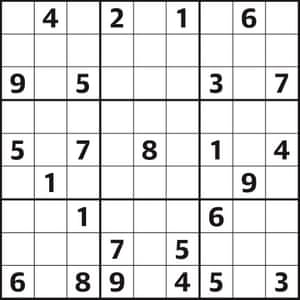
#> input picture sudoku.jpg, 300 x 300 px
$ jupyter execute --allow-errors 'Sudoku Solver.ipynb'
#> lines starting #> are read from the running program, lines starting #| are printed output that depends on the picture; after the words box and inside, x2 and y2 are one past the last pixel; in counts of white or black regions, pixels touching at a corner belong together
### solver.py
#!/usr/bin/env python
# coding: utf-8

# In[1]:


def cross(A, B):
    return [a+b for a in A for b in B]

rows = 'ABCDEFGHI'
cols = '123456789'
digits = cols
squares = cross(rows, cols)
unitlist = ([cross(rows, c) for c in cols] +
            [cross(r, cols) for r in rows] +
            [cross(rs, cs) for rs in ('ABC', 'DEF', 'GHI') for cs in ('123','456','789')]
           )
units = dict((s, [u for u in unitlist if s in u])
             for s in squares)
peers = dict((s, set(sum(units[s],[]))-set([s]))
             for s in squares)


# In[2]:


# [12 lines left out: function test, not called in this run]


# In[3]:


def parse_grid(grid):
    """Convert grid to a dict of possible values, {square: digits}, or
    return False if a contradiction is detected."""
    ## To start, every square can be any digit; then assign values from the grid.
    values = dict((s, digits) for s in squares)
    for s,d in grid_values(grid).items():
        if d in digits and not assign(values, s, d):
            return False ## (Fail if we can't assign d to square s.)
    return values

def grid_values(grid):
    "Convert grid into a dict of {square: char} with '0' or '.' for empties."
    chars = [c for c in grid if c in digits or c in '0.']
    assert len(chars) == 81
    return dict(zip(squares, chars))


# In[4]:


def assign(values, s, d):
    """Eliminate all the other values (except d) from values[s] and propagate.
    Return values, except return False if a contradiction is detected."""
    other_values = values[s].replace(d, '')
    if all(eliminate(values, s, d2) for d2 in other_values):
        return values
    else:
        return False


# In[5]:


def eliminate(values, s, d):
    """Eliminate d from values[s]; propagate when values or places <= 2.
    Return values, except return False if a contradiction is detected."""
    if d not in values[s]:
        return values ## Already eliminated
    values[s] = values[s].replace(d,'')
    ## (1) If a square s is reduced to one value d2, then eliminate d2 from the peers.
    if len(values[s]) == 0:
        return False ## Contradiction: removed last value
    elif len(values[s]) == 1:
        d2 = values[s]
        if not all(eliminate(values, s2, d2) for s2 in peers[s]):
            return False
    ## (2) If a unit u is reduced to only one place for a value d, then put it there.
    for u in units[s]:
        dplaces = [s for s in u if d in values[s]]
        if len(dplaces) == 0:
            return False ## Contradiction: no place for this value
        elif len(dplaces) == 1:
            # d can only be in one place in unit; assign it there
            if not assign(values, dplaces[0], d):
                return False
    return values


# In[6]:


# [9 lines left out: function display, not called in this run]


# In[7]:


def solve(grid): return search(parse_grid(grid))

def search(values):
    "Using depth-first search and propagation, try all possible values."
    if values is False:
        return False ## Failed earlier
    if all(len(values[s]) == 1 for s in squares):
        return values ## Solved!
    ## Chose the unfilled square s with the fewest possibilities
    n,s = min((len(values[s]), s) for s in squares if len(values[s]) > 1)
    return some(search(assign(values.copy(), s, d))
            for d in values[s])

# [5 lines left out: function some, not called in this run]


# In[10]:


hard1= '.....6....59.....82....8....45........3........6..3.54...325..6..................'
grid1 = '003020600900305001001806400008102900700000008006708200002609500800203009005010300'


# In[12]:


parse_grid(grid1)


# In[ ]:

### Sudoku Solver.ipynb
[cell 1]
import cv2
import numpy as np
import matplotlib.pyplot as plt
from solver import *
import tensorflow as tf
from tensorflow import keras

[cell 2]
image = cv2.imread('sudoku.jpg')
#> image is the input picture: shape (300, 300, 3); mean B, G, R 225.2, 225.1, 225.2
gray_image = cv2.cvtColor(image,cv2.COLOR_BGR2GRAY)
plt.imshow(image)

[cell 3]
blur_image = cv2.GaussianBlur(gray_image,(9,9),0)
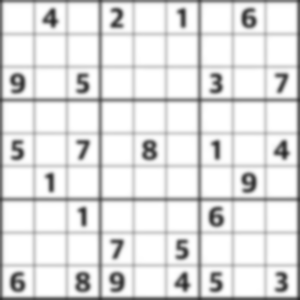
#> blur_image: shape (300, 300); min 42, max 255, mean 225.7
plt.imshow(blur_image, cmap='gray')

[cell 4]
thresh = cv2.adaptiveThreshold(blur_image,255, cv2.ADAPTIVE_THRESH_GAUSSIAN_C, cv2.THRESH_BINARY, 11 , 2)
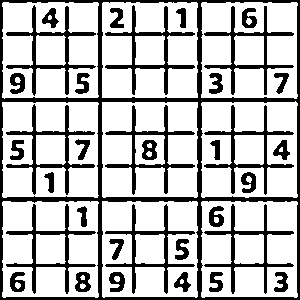
#> thresh: shape (300, 300); 73.8% white; 35 black regions, largest, box (x1, y1, x2, y2) and area: (0, 0, 300, 300) 8301, (6, 5, 96, 96) 1260, (105, 5, 195, 95) 1258
plt.imshow(thresh, cmap='gray')

[cell 5]
binary_image = cv2.bitwise_not(thresh,thresh)
#> binary_image: shape (300, 300); 26.2% white; 35 white regions
plt.imshow(binary_image, cmap = 'gray')

[cell 6]
#kernel = np.array([[1., 1., 1.], [1., 1., 1.], [1., 1., 1.]])
kernel = np.ones((1,1), np.uint8)
dilated_image = cv2.dilate(binary_image, kernel)
plt.imshow(dilated_image, cmap = 'gray')

[cell 7]
line_image = dilated_image
temp = image
minLineLength = 100
maxLineGap = 10
lines = cv2.HoughLinesP(line_image,1,np.pi/180,100,minLineLength,maxLineGap)
#> lines = 225 rows, first 6: [133, 194, 133, 105], [0, 198, 299, 198], [204, 66, 293, 66], [0, 298, 299, 298], [198, 297, 198, 199], [6, 265, 95, 265]
#for line in lines:
#    for x1,y1,x2,y2 in line:
        #cv2.line(temp,(x1,y1),(x2,y2),(0,255,0),1)

[cell 8]
'''cv2.imshow('',temp)
cv2.waitKey()
cv2.destroyAllWindows()'''

[cell 9]
contours, hierarchy = cv2.findContours(line_image,cv2.RETR_TREE,cv2.CHAIN_APPROX_SIMPLE)
#> contours = 66 contours; largest, box (x1, y1, x2, y2) and area: (0, 0, 300, 300) 89401, (200, 200, 299, 299) 9302, (1, 200, 100, 299) 9294, (101, 1, 199, 99) 9283, (200, 1, 299, 100) 9277
#contour_image = cv2.drawContours(image, contours, -1, (0,255,0), 1)

[cell 10]
area = -1
for i in range(len(contours)):
    if cv2.contourArea(contours[i])>area:
        area = cv2.contourArea(contours[i])
        index = i
#> this loop made 66 passes
#> (area, index) on pass 1: (89401, 0)
#> after the loop, area = 89401; index = 0
        #print('area:',area)
        #print('index:',i)
max_area = area
#> max_area = 89401
len(contours[index])
#> Out = 4

[cell 11]
temp2 = image
#contour_image = cv2.drawContours(temp2,[contours[index]],0, (0,0,255),2)
'''cv2.imshow('',contour_image)
cv2.waitKey()
cv2.destroyAllWindows()'''

[cell 12]
cnt = contours[index]
#> cnt = [[0, 0], [0, 299], [299, 299], [299, 0]]
epsilon = 0.1*cv2.arcLength(cnt,True)
#> epsilon = 119.6
approx = cv2.approxPolyDP(cnt,epsilon,True)
#> approx = [[0, 0], [0, 299], [299, 299], [299, 0]]

[cell 13]
def warp_coord(pts1):
    pts2 = [[0,0],[0,297],[297,0],[297,297]]
    ref = np.amax(pts1)//2
    pts1 = list(pts1)
    for i in range(len(pts1)):
        if pts1[i][0] < ref:
            if pts1[i][1] < ref:
                print('Top left coordinate:',pts1[i])
                pts2[i] = [0 , 0]
            elif pts1[i][1] > ref:
                print('Bottom left coordinate:',pts1[i])
                pts2[i] = [0, 297]
        elif pts1[i][0] > ref:
            if pts1[i][1] < ref:
                print('Top right coordinate:',pts1[i])
                pts2[i] = [297, 0]
            elif pts1[i][1] > ref:
                print('Bottom right coordinate:',pts1[i])
                pts2[i] = [297, 297]
    return np.float32(pts2)

[cell 14]
pts1 = np.float32(approx.reshape(4,2))
#> pts1 = [[0, 0], [0, 299], [299, 299], [299, 0]]
pts2 = warp_coord(pts1)
#> in warp_coord, `ref = np.amax(pts1)//2`: ref = 149
#> in warp_coord, `pts1 = list(pts1)`: pts1 = [[0, 0], [0, 299], [299, 299], [299, 0]]
#> the loop in warp_coord, `for i in range(len(pts1)):` made 4 passes
#| Top left coordinate: [0. 0.]
#| Bottom left coordinate: [  0. 299.]
#| Bottom right coordinate: [299. 299.]
#| Top right coordinate: [299.   0.]
#> after the loop in warp_coord, `for i in range(len(pts1)):`: pts2 = [[0, 0], [0, 297], [297, 297], [297, 0]]
#> pts2 = [[0, 0], [0, 297], [297, 297], [297, 0]]

[cell 15]
M = cv2.getPerspectiveTransform(pts1,pts2)
#> M = [[0.993, 0, 0], [0, 0.993, 0], [0, 0, 1]]
dst = cv2.warpPerspective(dilated_image, M,(297,297))
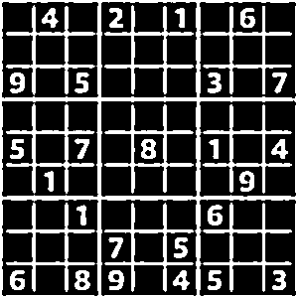
#> dst: shape (297, 297); min 0, max 255, mean 65.6
plt.subplot(121),plt.imshow(binary_image,cmap='gray'),plt.title('Input')
plt.subplot(122),plt.imshow(dst,cmap='gray'),plt.title('Output')
plt.show()
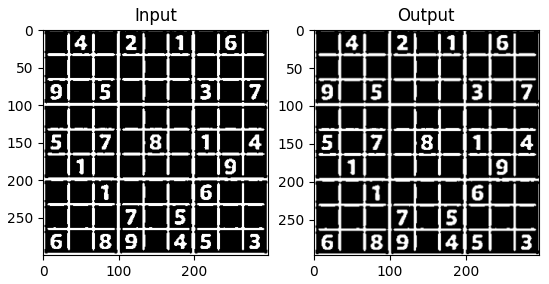
#> figure drawn by matplotlib, 2 panels

[cell 16]
x_size, y_size = 33, 33
number_images = []
for y in range(1,10):
    for x in range(1,10):
        number_images.append(dst[(y-1)*y_size:y*y_size,(x-1)*x_size:x*x_size])
#> after the loop, number_images = 81 items

[cell 17]
for i in range(81):
    plt.subplot(9,9,i+1), plt.imshow(number_images[i],cmap='gray')
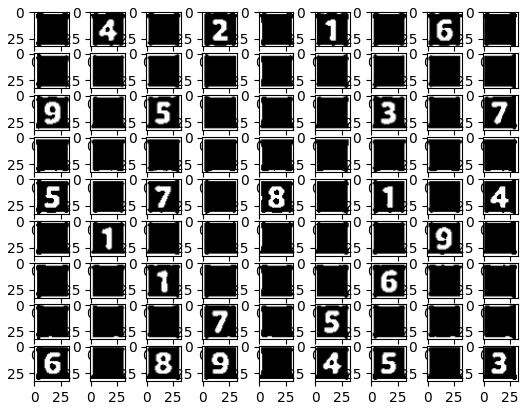
#> figure drawn by matplotlib, 81 panels

[cell 18]
num_list = []
for i in range(81):
    if np.var(number_images[i][10:23,10:23]) > 10000:
        plt.subplot(9,9,i+1), plt.imshow(number_images[i],cmap='gray')
        num_list.append(i)
#> after the loop, num_list = 25 values from 1 to 80

[cell 19]
for i in range(81):
    if np.var(number_images[i][10:23,10:23]) > 10000:
        plt.subplot(9,9,i+1), plt.imshow(number_images[i][3:30,3:30],cmap='gray')
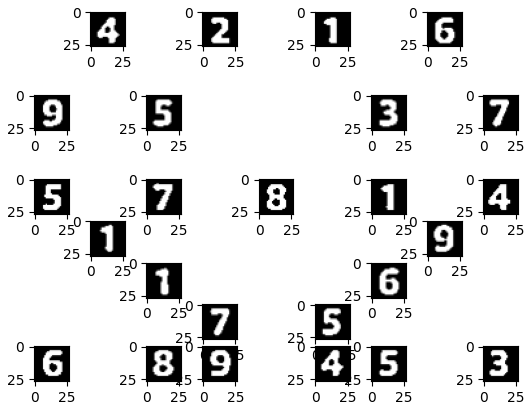
#> figure drawn by matplotlib, 25 panels

[cell 20]
import keras
from keras.models import Sequential, load_model
from keras.layers import Dense, Dropout, Flatten
from keras.layers import Conv2D, MaxPooling2D

[cell 21]
input_shape = (28,28,1)
num_classes = 10
#> (the rest of this cell did not finish here and is left out)

#> (a cell that did not finish here is left out)

#> (a cell that did not finish here is left out)

[cell 24]
my_dict = {}
#> (the rest of this cell did not finish here and is left out)

[cell 25]
sudoku = ['0' for i in range(81)]
for key, value in my_dict.items():
    sudoku[key] = str(value)
grid1 = ''.join(sudoku)

[cell 26]
grid = '003020600900305001001806400008102900700000008006708200002609500800203009005010300'

[cell 27]
answer = solve(grid)
answers = list(answer.items())

[cell 28]
def write_to_image(image, item):
    row = item[0][0]
    column = item[0][1]
    value = item[1]
    font = cv2.FONT_HERSHEY_SIMPLEX
    cv2.putText(image, value, (9+33*(int(column)-1), 25+33*(ord(row)-65)), font, 0.7, (0,255,0),2, cv2.LINE_AA)
    return image

[cell 29]
plt.imshow(image)
final_image = cv2.warpPerspective(image,M,(297,297))
for i in range(81):
    if grid1[i]=='0' or grid1[i]=='.':
        frame = write_to_image(final_image, answers[i] )
#> this loop made 81 passes
#> pass 3, `frame = write_to_image(final_image, answers[i] )`:
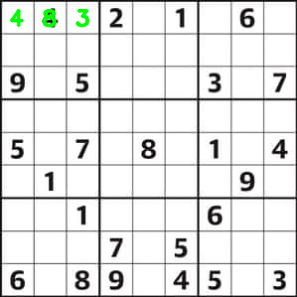
#> frame: shape (297, 297, 3); mean B, G, R 225.6, 226.8, 225.7
#> after the loop:
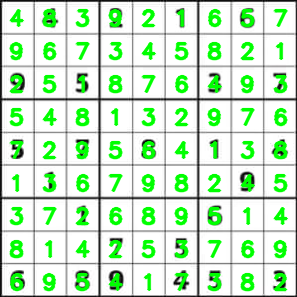
#> final_image: shape (297, 297, 3); mean B, G, R 200.6, 231.6, 200.7

[cell 30]
cv2.imshow('',frame)
cv2.waitKey()
cv2.destroyAllWindows()

[cell 31]
plt.subplot(121),plt.imshow(image,cmap='gray'),plt.title('Input')
plt.subplot(122),plt.imshow(frame,cmap='gray'),plt.title('Output')
plt.show()
#> figure, not shown here; B, G, R data is drawn as R, G, B

[cell 32]
N = cv2.getPerspectiveTransform(pts2,pts1)
#> N = [[1.01, 0, 0], [0, 1.01, 0], [0, 0, 1]]
image.shape
#> Out = (300, 300, 3)

[cell 33]
dst2 = cv2.warpPerspective(frame, N, image.shape[1::-1])
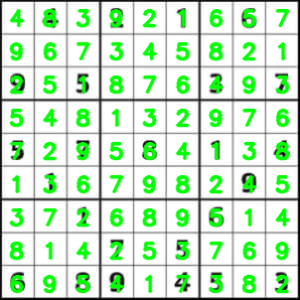
#> dst2: shape (300, 300, 3); mean B, G, R 199.3, 230.1, 199.3
plt.subplot(131),plt.imshow(frame,cmap='gray'),plt.title('Input')
plt.subplot(132),plt.imshow(dst2,cmap='gray'),plt.title('Output')
plt.subplot(133), plt.imshow(image, cmap='gray'),plt.title('image')
plt.show()
#> figure, not shown here; B, G, R data is drawn as R, G, B

[cell 34]
added_image = cv2.addWeighted(image,0.5,dst2,0.5,0.5)
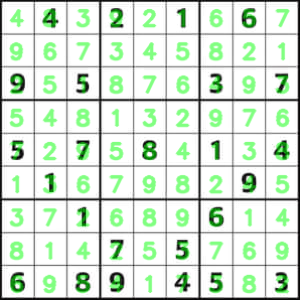
#> added_image: shape (300, 300, 3); mean B, G, R 212.5, 227.8, 212.6
plt.subplot(131),plt.imshow(dst2,cmap='gray'),plt.title('Input')
plt.subplot(132),plt.imshow(image,cmap='gray'),plt.title('Output')
plt.subplot(133), plt.imshow(added_image, cmap='gray'),plt.title('image')
plt.show()
#> figure, not shown here; B, G, R data is drawn as R, G, B

[cell 35]
cv2.imwrite('solved_sudoku.jpg',added_image)
#> Out = True

$ run again, with 2.jpg copied over sudoku.jpg
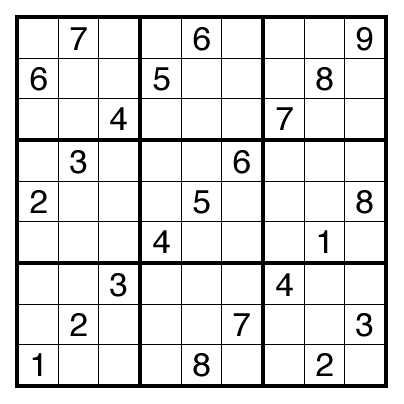
#> input picture 2.jpg, 404 x 404 px
#> image is the input picture: shape (404, 404, 3); min 0, max 255, mean 224.8
#> thresh: shape (404, 404); 82.4% white; 33 black regions, largest, box (x1, y1, x2, y2) and area: (14, 14, 389, 389) 11940, (22, 22, 135, 135) 1304, (145, 22, 258, 135) 1304
#> binary_image: shape (404, 404); 17.6% white; 33 white regions
#> lines = 175 rows, first 6: [15, 264, 387, 264], [384, 263, 384, 14], [15, 387, 387, 387], [15, 140, 383, 140], [14, 385, 388, 385], [14, 18, 383, 18]
#> contours = 64 contours; largest, box (x1, y1, x2, y2) and area: (14, 14, 389, 389) 138408, (141, 141, 262, 262) 14374, (141, 264, 262, 385) 14371, (264, 141, 385, 262) 14371, (18, 141, 139, 262) 14371
#> the loop `for i in range(len(contours)):` made 64 passes
#> (area, index) on pass 1: (138408, 0)
#> after the loop `for i in range(len(contours)):`: area = 138408; index = 0
#> max_area = 138408
#> `len(contours[index])`: Out = 24
#> cnt = contour of 24 points, box (x1, y1, x2, y2) (14, 14, 389, 389), area 138408
#> epsilon = 149.5
#> approx = [[16, 14], [14, 386], [386, 388], [388, 16]]
#> ref = 194
#> in warp_coord, `pts1 = list(pts1)`: pts1 = [[16, 14], [14, 386], [386, 388], [388, 16]]
#> the loop in warp_coord, `for i in range(len(pts1)):` made 4 passes
#| Top left coordinate: [16. 14.]
#| Bottom left coordinate: [ 14. 386.]
#| Bottom right coordinate: [386. 388.]
#| Top right coordinate: [388.  16.]
#> after the loop in warp_coord, `for i in range(len(pts1)):`: pts2 = [[0, 0], [0, 297], [297, 297], [297, 0]]
#> M = [[0.798, 0.00429, -12.83], [-0.00429, 0.798, -11.11], [5.31e-19, -1.1e-19, 1]]
#> after the loop `for y in range(1,10):`: number_images = 81 items
#> after the loop `for i in range(81):`: num_list = [1, 4, 8, 9, 12, 16, 20, 24, 28, 32, 36, 40, 44, 48, 52, 56, 60, 64, 68, 71, 72, 76, 79]
#> after the loop `for i in range(81):`:
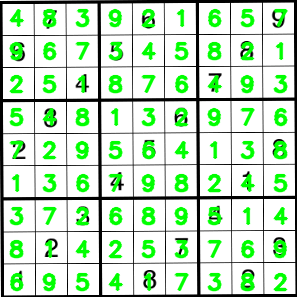
#> final_image: shape (297, 297, 3); mean B, G, R 193.2, 224.3, 193.2
#> N = [[1.25, -0.00673, 16], [0.00673, 1.25, 14], [0, 0, 1]]
#> `added_image = cv2.addWeighted(image,0.5,dst2,0.5,0.5)`:
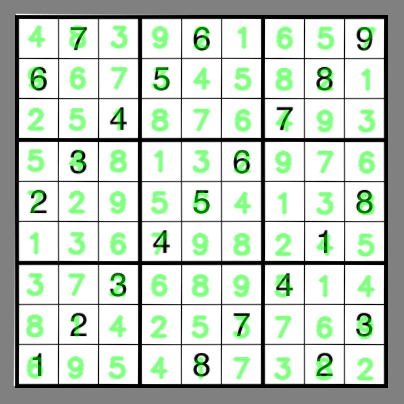
#> added_image: shape (404, 404, 3); mean B, G, R 194.5, 207.6, 194.5
#> `cv2.imwrite('solved_sudoku.jpg',added_image)`: Out = True

$ run again, with 3.jpg copied over sudoku.jpg
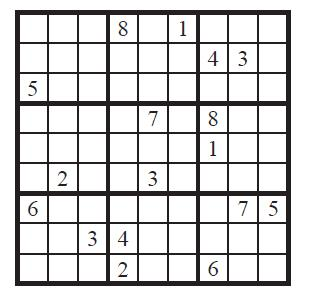
#> input picture 3.jpg, 316 x 294 px
#> image is the input picture: shape (294, 316, 3); mean B, G, R 214, 213.8, 214.2
#> thresh: shape (294, 316); 75% white; 20 black regions, largest, box (x1, y1, x2, y2) and area: (14, 9, 292, 287) 21548, (118, 20, 129, 37) 122, (208, 111, 219, 127) 121
#> binary_image: shape (294, 316); 25% white; 20 white regions
#> lines = 241 rows, first 6: [15, 132, 290, 132], [15, 223, 290, 223], [19, 222, 19, 133], [199, 285, 199, 224], [108, 131, 108, 10], [109, 285, 109, 224]
#> contours = 107 contours, 4 with area under 20; largest, box (x1, y1, x2, y2) and area: (14, 9, 292, 287) 75640, (199, 223, 227, 254) 760, (169, 223, 197, 254) 760, (19, 223, 47, 254) 760, (109, 223, 137, 254) 759
#> the loop `for i in range(len(contours)):` made 107 passes
#> (area, index) on pass 1: (75640, 0)
#> after the loop `for i in range(len(contours)):`: area = 75640; index = 0
#> max_area = 75640
#> `len(contours[index])`: Out = 23
#> cnt = contour of 23 points, box (x1, y1, x2, y2) (14, 9, 292, 287), area 75640
#> epsilon = 110.7
#> approx = [[16, 9], [14, 284], [289, 286], [291, 11]]
#> ref = 145
#> in warp_coord, `pts1 = list(pts1)`: pts1 = [[16, 9], [14, 284], [289, 286], [291, 11]]
#> the loop in warp_coord, `for i in range(len(pts1)):` made 4 passes
#| Top left coordinate: [16.  9.]
#| Bottom left coordinate: [ 14. 284.]
#| Bottom right coordinate: [289. 286.]
#| Top right coordinate: [291.  11.]
#> after the loop in warp_coord, `for i in range(len(pts1)):`: pts2 = [[0, 0], [0, 297], [297, 297], [297, 0]]
#> M = [[1.08, 0.00785, -17.35], [-0.00785, 1.08, -9.59], [-1.07e-19, -1.75e-19, 1]]
#> after the loop `for y in range(1,10):`: number_images = 81 items
#> after the loop `for i in range(81):`: num_list = [3, 5, 15, 16, 18, 31, 33, 42, 46, 49, 54, 61, 62, 65, 66, 75, 78]
#> N = [[0.926, -0.00673, 16], [0.00673, 0.926, 9], [0, 0, 1]]
#> `added_image = cv2.addWeighted(image,0.5,dst2,0.5,0.5)`:
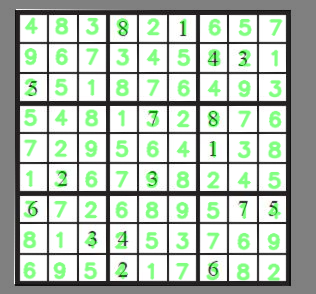
#> added_image: shape (294, 316, 3); mean B, G, R 179.4, 191.8, 179.6
#> `cv2.imwrite('solved_sudoku.jpg',added_image)`: Out = True
